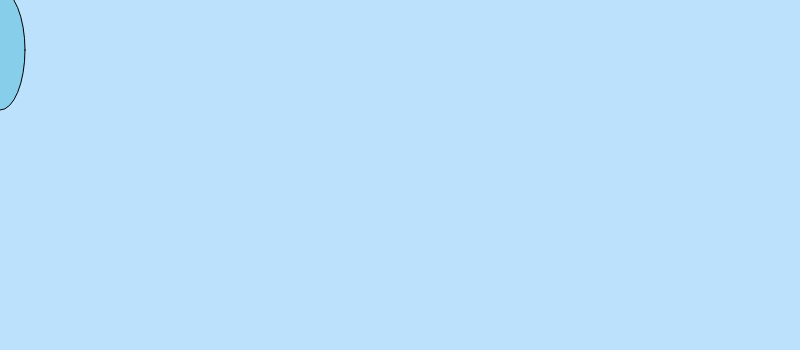
Frame 1 (no input)
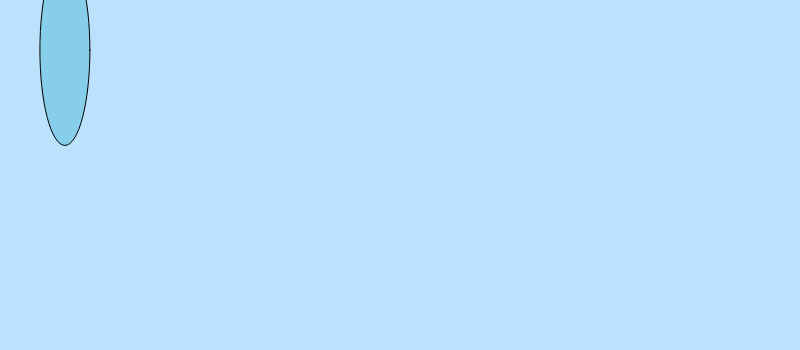
Frame 60 (no input)
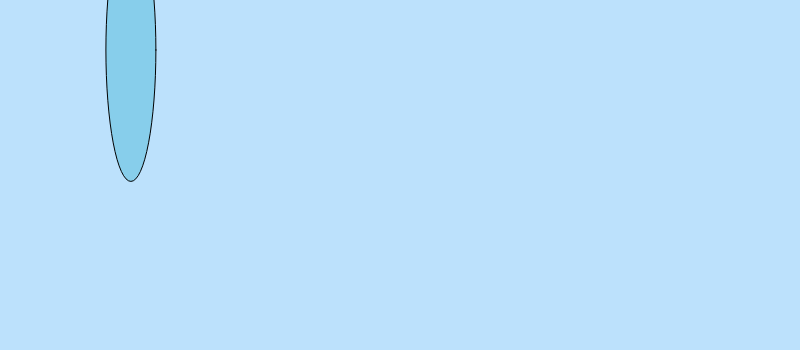
Frame 120 (the mouse pressed at the canvas centre since frame 60)

The p5.js sketch that drew these frames (run headless with seeded random() and noise() and a simulated clock; from frame 60 on, the mouse is pressed at the canvas centre):

// p5.js sketch
// ── sketch.js
let x = 0;
let y = 120;

function setup() {
  createCanvas(800, 350);
}

function draw() {
  background(188,225,252);
   if (x > 800) {
    x = 0;
   }
   if (y >= 600) {
    y = 0;
  }

  fill(135,206,235);
  ellipse(x, 50, 50, y);
  x = x + 1.1;
  describe('SkyBlue circle at x pos ' + round(x) + ' moving to the right');
   y = y + 1.2;
  describe('SkyBlue circle at y pos ' + round(y) + ' moving to the down');
}
